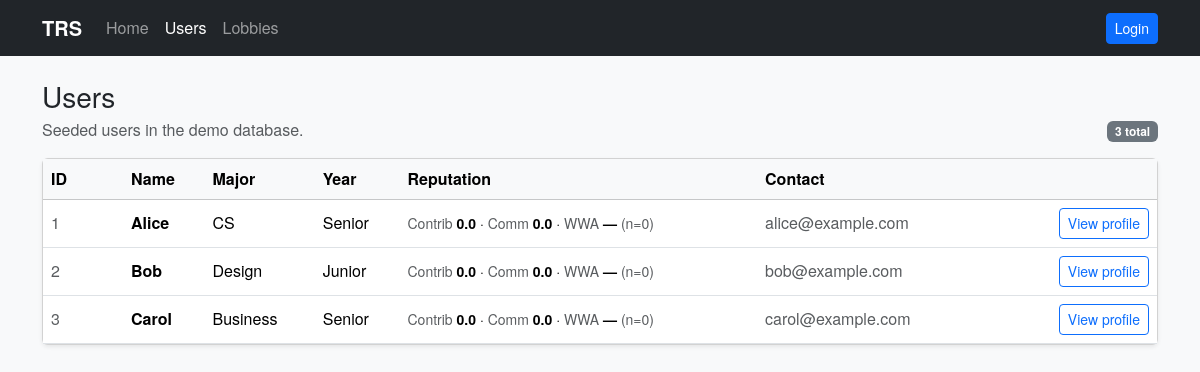
/users, run on an earlier commit of the app's database.
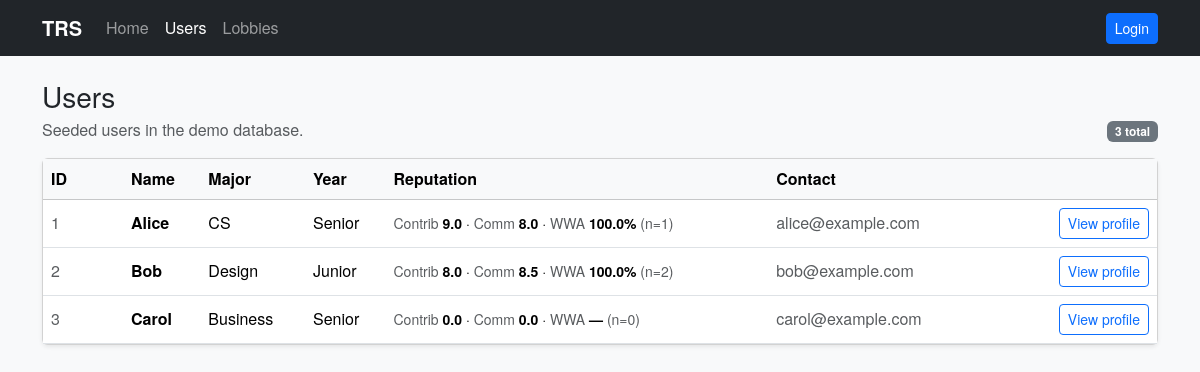
And on a later commit of the database.
### models.py (models this page shows, shortened)
class User(db.Model):
    id = db.Column(db.Integer, primary_key=True)
    name = db.Column(db.String(120), nullable=False)
    major = db.Column(db.String(120))
    year = db.Column(db.String(50))
    bio = db.Column(db.String(1000))
    contact = db.Column(db.String(500))
    phone = db.Column(db.String(80))
    email = db.Column(db.String(200))
    created_at = db.Column(db.DateTime, default=datetime.utcnow)
    def reputation(self):
        from sqlalchemy import case, func
        avg_contrib = db.session.query(func.avg(Rating.contribution)).filter(Rating.target_user_id == self.id).scalar() or 0
        avg_comm = db.session.query(func.avg(Rating.communication)).filter(Rating.target_user_id == self.id).scalar() or 0
        would_work_again_count = (
            db.session.query(
                func.sum(
                    case(
                        (Rating.would_work_again.is_(True), 1),
                        else_=0,
                    )
                )
            )
            .filter(Rating.target_user_id == self.id)
            .scalar()
            or 0
        )
        total = db.session.query(func.count(Rating.id)).filter(Rating.target_user_id == self.id).scalar() or 0
        return {
            'contribution_avg': round(float(avg_contrib), 2),
            'communication_avg': round(float(avg_comm), 2),
            'would_work_again_ratio': float(would_work_again_count) / total if total else None,
            'rating_count': total
        }

### app.py (the view)
@app.route('/users')
def users_page():
    from models import User
    users = User.query.order_by(User.name.asc()).all()
    rep_by_id = {u.id: u.reputation() for u in users}
    return render_template('users.html', users=users, rep_by_id=rep_by_id)

### app.py (called while the page is built)
def get_current_user():
    from models import User
    user_id = session.get('user_id')
    if not user_id:
        return None
    return User.query.get(user_id)

@app.context_processor
def inject_current_user():
    return {'current_user': get_current_user()}

### templates/users.html (shortened to what this page needs)
{% extends 'base.html' %}
{% block content %}
  <div class="d-flex align-items-end justify-content-between gap-3 mb-3">
    <div>
      <h1 class="h3 mb-1">Users</h1>
      <div class="text-muted">Seeded users in the demo database.</div>
    </div>
    <span class="badge text-bg-secondary">{{ users|length }} total</span>
  </div>
  <div class="card shadow-sm">
    <div class="table-responsive">
      <table class="table table-hover align-middle mb-0">
        <thead class="table-light">
          <tr>
            <th style="width: 80px;">ID</th>
            <th>Name</th>
            <th>Major</th>
            <th>Year</th>
            <th>Reputation</th>
            <th>Contact</th>
            <th style="width: 180px;"></th>
          </tr>
        </thead>
        <tbody>
          {% for u in users %}
            {% set rep = rep_by_id.get(u.id) %}
            <tr>
              <td class="text-muted">{{ u.id }}</td>
              <td class="fw-semibold">{{ u.name }}</td>
              <td>{{ u.major or '—' }}</td>
              <td>{{ u.year or '—' }}</td>
              <td>
                <div class="small">
                  <span class="text-muted">Contrib</span>
                  <span class="fw-semibold">{{ rep.contribution_avg if rep else 0 }}</span>
                  · <span class="text-muted">Comm</span>
                  <span class="fw-semibold">{{ rep.communication_avg if rep else 0 }}</span>
                  · <span class="text-muted">WWA</span>
                  <span class="fw-semibold">
                    {% if rep and rep.would_work_again_ratio is not none %}{{ (rep.would_work_again_ratio * 100) | round(0) }}%{% else %}—{% endif %}
                  </span>
                  <span class="text-muted">(n={{ rep.rating_count if rep else 0 }})</span>
                </div>
              </td>
              <td class="text-muted">{{ u.email or u.phone or u.contact or '—' }}</td>
              <td class="text-end">
                <a class="btn btn-sm btn-outline-primary" href="{{ url_for('user_profile', user_id=u.id) }}">View profile</a>
              </td>
            </tr>
          {% else %}
            <tr>
              <td colspan="7" class="text-center text-muted py-4">No users found. Run the seed script to populate the DB.</td>
            </tr>
          {% endfor %}
        </tbody>
      </table>
    </div>
  </div>
{% endblock %}

### templates/base.html (shortened to what this page needs)
<!doctype html>
<html lang="en">
  <head>
    <link href="https://cdn.jsdelivr.net/npm/bootstrap@5.3.3/dist/css/bootstrap.min.css" rel="stylesheet">
    <link rel="stylesheet" href="https://cdn.jsdelivr.net/npm/bootstrap-icons@1.11.3/font/bootstrap-icons.min.css">
    <link rel="stylesheet" href="{{ url_for('static', filename='main.css') }}">
  </head>
  <body class="bg-light">
    <nav class="navbar navbar-expand-lg navbar-dark bg-dark">
      <div class="container">
        <a class="navbar-brand fw-semibold" href="{{ url_for('index') }}">TRS</a>
        <div class="collapse navbar-collapse" id="navbarMain">
          <ul class="navbar-nav me-auto mb-2 mb-lg-0">
            <li class="nav-item">
              <a class="nav-link {% if request.path == '/' %}active{% endif %}" href="{{ url_for('index') }}">Home</a>
            </li>
            <li class="nav-item">
              <a class="nav-link {% if request.path.startswith('/users') %}active{% endif %}" href="{{ url_for('users_page') }}">Users</a>
            </li>
            <li class="nav-item">
              <a class="nav-link {% if request.path.startswith('/lobbies') %}active{% endif %}" href="{{ url_for('lobbies_page') }}">Lobbies</a>
            </li>
          </ul>
          <ul class="navbar-nav ms-auto mb-2 mb-lg-0">
            {% if current_user %}
              <li class="nav-item">
                <a class="nav-link {% if request.path == '/me' %}active{% endif %}" href="{{ url_for('me') }}">My profile</a>
              </li>
              <li class="nav-item ms-lg-2">
                <form class="d-flex" method="post" action="{{ url_for('logout') }}">
                  <button class="btn btn-sm btn-outline-light" type="submit">Logout ({{ current_user.name }})</button>
                </form>
              </li>
            {% else %}
              <li class="nav-item ms-lg-2">
                <a class="btn btn-sm btn-primary" href="{{ url_for('login') }}">Login</a>
              </li>
            {% endif %}
          </ul>
        </div>
      </div>
    </nav>
    <main class="container py-4">
      {% block content %}{% endblock %}
    </main>
  </body>
</html>

### static/main.css (style rules this page uses)
body { font-family: 'Helvetica Neue', 'Helvetica', 'Arial', system-ui; }

What changed in the data, as far as the page shows it:
changed User "Alice": contribution_avg "0.0" → "9.0"; communication_avg "0.0" → "8.0"; would_work_again_ratio (not shown) → "100.0"; id "0" → "1"; text "—" → "%"
changed User "Bob": contribution_avg "0.0" → "8.0"; communication_avg "0.0" → "8.5"; would_work_again_ratio (not shown) → "100.0"; id "0" → "2"; text "—" → "%"
